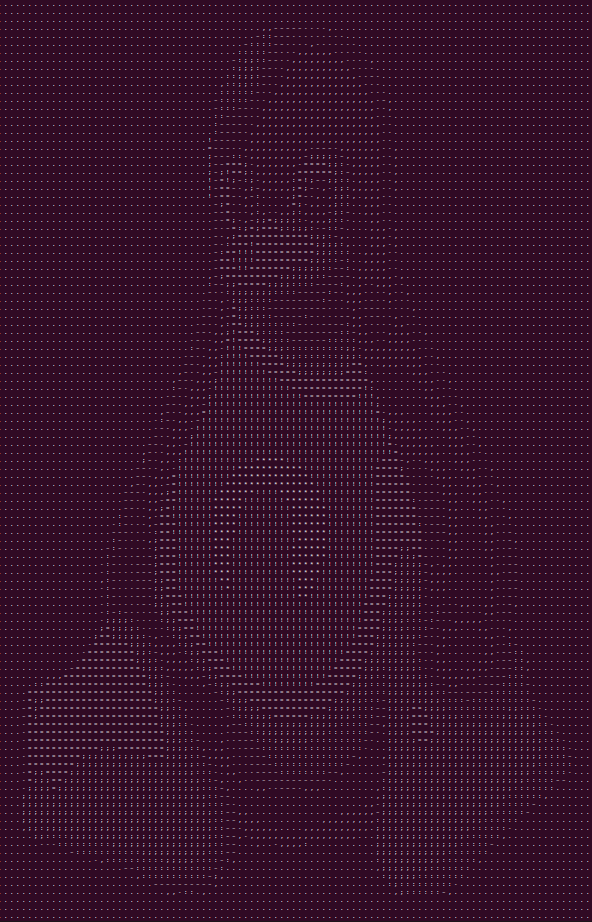
//> input picture img/example.png, 592 x 922 px
$ ./main img/example.png   (built with g++ and OpenCV 4)
//> lines starting //> are read from the running program, lines starting //| are printed output that depends on the picture
#include <iostream>
#include <sstream>
#include <fstream>
#include <string>
#include <opencv2/opencv.hpp>

void displayHeaderBlock();
void displayMenu();
void printToTerminal(std::string filePath = "");
void printToFile();
std::string printASCII(cv::Mat img);

int main(int argc, char* argv[])
{
    if(argc == 2)
    {
        printToTerminal(argv[1]);
        return 0;
    }
    displayHeaderBlock();
    displayMenu();

    return 0;
}

// [36 lines left out: functions displayHeaderBlock, displayMenu, not called in this run]

void printToTerminal(std::string filePath)
{
//> called with filePath = "img/example.png"
    if( filePath.empty())
    {
        std::cout << "Enter image file path" << std::endl;
        std::cin >> filePath;
    }

    cv::Mat img = cv::imread(filePath, cv::IMREAD_GRAYSCALE);
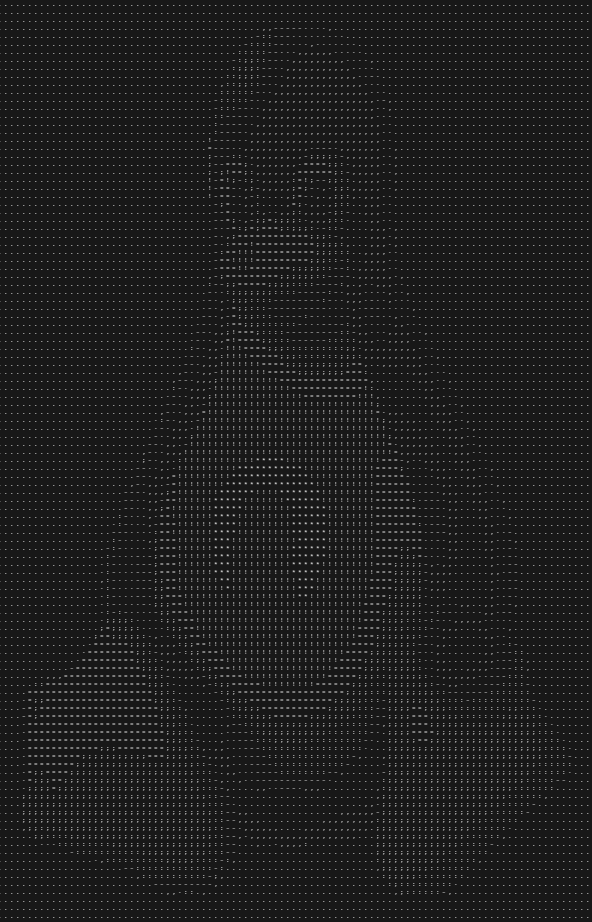
//> img: 922 rows x 592 cols, CV_8UC1; min 23, max 189, mean 29.9

    if(img.cols > 100)
    {
        double scalePercent = 100.0/img.cols;
//> scalePercent = 0.169
        std::cout << "Image resolution to high to output to terminal..." << std::endl;
        std::cout << "Scaling image down " << static_cast<int>(scalePercent*100) << "%" << std::endl;
//| Scaling image down 16%
        std::cout << "For a full resolution image output to a text file" << std::endl;

        cv::resize(img, img, cv::Size(), scalePercent, scalePercent);
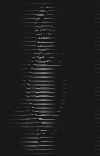
//> img: 156 rows x 100 cols, CV_8UC1; min 24, max 160, mean 29.5
    }
    std::cout << printASCII(img);
}

// [35 lines left out: function printToFile, not called in this run]

std::string printASCII(cv::Mat img)
{
    std::ostringstream output;

    for(auto i = 0; i < img.rows; i++)
    {
        for(auto j = 0; j < img.cols; j++)
        {
            double value = (int)img.at<uchar>(i,j);
            output << ".,-~:;=!*#$@"[(int)((value)/255 * 8)] << " ";
        }
        output << '\n';
    }
//> (the program exits here)
